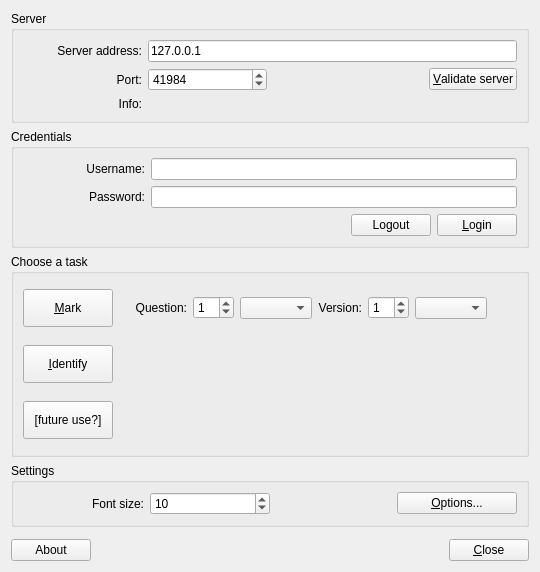
<?xml version="1.0" encoding="UTF-8"?>
<ui version="4.0">
 <author>
  Copyright (C) 2018-2024 The Plom Project Developers
  SPDX-License-Identifier: AGPL-3.0-or-later
 </author>
 <class>Chooser</class>
 <widget class="QWidget" name="Chooser">
  <property name="geometry">
   <rect>
    <x>0</x>
    <y>0</y>
    <width>540</width>
    <height>572</height>
   </rect>
  </property>
  <property name="windowTitle">
   <string>Plom Client</string>
  </property>
  <layout class="QVBoxLayout" name="verticalLayout">
   <item>
    <widget class="QGroupBox" name="serverGBox">
     <property name="enabled">
      <bool>true</bool>
     </property>
     <property name="title">
      <string>Server</string>
     </property>
     <layout class="QGridLayout" name="gridLayout" columnstretch="1,1,1,1">
      <item row="3" column="1" colspan="3">
       <widget class="QLabel" name="infoLabel">
        <property name="text">
         <string/>
        </property>
       </widget>
      </item>
      <item row="3" column="0">
       <widget class="QLabel" name="infoLabelStatic">
        <property name="text">
         <string>Info:</string>
        </property>
        <property name="alignment">
         <set>Qt::AlignmentFlag::AlignRight|Qt::AlignmentFlag::AlignTop|Qt::AlignmentFlag::AlignTrailing</set>
        </property>
       </widget>
      </item>
      <item row="1" column="0">
       <widget class="QLabel" name="serverLabel">
        <property name="text">
         <string>Server address:</string>
        </property>
        <property name="alignment">
         <set>Qt::AlignmentFlag::AlignRight|Qt::AlignmentFlag::AlignTrailing|Qt::AlignmentFlag::AlignVCenter</set>
        </property>
       </widget>
      </item>
      <item row="2" column="2" colspan="2">
       <layout class="QHBoxLayout" name="horizontalLayout_5">
        <item>
         <spacer name="horizontalSpacer">
          <property name="orientation">
           <enum>Qt::Orientation::Horizontal</enum>
          </property>
          <property name="sizeType">
           <enum>QSizePolicy::Policy::Expanding</enum>
          </property>
          <property name="sizeHint" stdset="0">
           <size>
            <width>40</width>
            <height>20</height>
           </size>
          </property>
         </spacer>
        </item>
        <item>
         <widget class="QPushButton" name="getServerInfoButton">
          <property name="text">
           <string>&amp;Validate server</string>
          </property>
         </widget>
        </item>
       </layout>
      </item>
      <item row="2" column="0">
       <widget class="QLabel" name="mportLabel">
        <property name="text">
         <string>Port:</string>
        </property>
        <property name="alignment">
         <set>Qt::AlignmentFlag::AlignRight|Qt::AlignmentFlag::AlignTrailing|Qt::AlignmentFlag::AlignVCenter</set>
        </property>
       </widget>
      </item>
      <item row="1" column="1" colspan="3">
       <widget class="QLineEdit" name="serverLE">
        <property name="text">
         <string>127.0.0.1</string>
        </property>
       </widget>
      </item>
      <item row="2" column="1">
       <widget class="QSpinBox" name="mportSB">
        <property name="maximum">
         <number>65535</number>
        </property>
        <property name="value">
         <number>41984</number>
        </property>
       </widget>
      </item>
     </layout>
    </widget>
   </item>
   <item>
    <widget class="QGroupBox" name="userGBox">
     <property name="enabled">
      <bool>true</bool>
     </property>
     <property name="title">
      <string>Credentials</string>
     </property>
     <layout class="QGridLayout" name="gridLayout_3" columnstretch="1,3">
      <item row="0" column="0">
       <widget class="QLabel" name="label">
        <property name="text">
         <string>Username:</string>
        </property>
        <property name="alignment">
         <set>Qt::AlignmentFlag::AlignRight|Qt::AlignmentFlag::AlignTrailing|Qt::AlignmentFlag::AlignVCenter</set>
        </property>
       </widget>
      </item>
      <item row="2" column="1">
       <widget class="QFrame" name="frame">
        <layout class="QHBoxLayout" name="horizontalLayout_3">
         <property name="leftMargin">
          <number>0</number>
         </property>
         <property name="topMargin">
          <number>0</number>
         </property>
         <property name="rightMargin">
          <number>0</number>
         </property>
         <property name="bottomMargin">
          <number>0</number>
         </property>
         <item>
          <widget class="QLabel" name="loginInfoLabel">
           <property name="text">
            <string/>
           </property>
          </widget>
         </item>
         <item>
          <spacer name="horizontalSpacer_6">
           <property name="orientation">
            <enum>Qt::Orientation::Horizontal</enum>
           </property>
           <property name="sizeHint" stdset="0">
            <size>
             <width>40</width>
             <height>20</height>
            </size>
           </property>
          </spacer>
         </item>
         <item>
          <widget class="QPushButton" name="logoutButton">
           <property name="text">
            <string>Logout</string>
           </property>
          </widget>
         </item>
         <item>
          <widget class="QPushButton" name="loginButton">
           <property name="text">
            <string>&amp;Login</string>
           </property>
          </widget>
         </item>
        </layout>
       </widget>
      </item>
      <item row="1" column="1">
       <widget class="QLineEdit" name="passwordLE">
        <property name="echoMode">
         <enum>QLineEdit::EchoMode::Password</enum>
        </property>
       </widget>
      </item>
      <item row="1" column="0">
       <widget class="QLabel" name="label_2">
        <property name="text">
         <string>Password:</string>
        </property>
        <property name="alignment">
         <set>Qt::AlignmentFlag::AlignRight|Qt::AlignmentFlag::AlignTrailing|Qt::AlignmentFlag::AlignVCenter</set>
        </property>
       </widget>
      </item>
      <item row="0" column="1">
       <widget class="QLineEdit" name="userLE"/>
      </item>
     </layout>
    </widget>
   </item>
   <item>
    <widget class="QGroupBox" name="markGBox">
     <property name="enabled">
      <bool>true</bool>
     </property>
     <property name="sizePolicy">
      <sizepolicy hsizetype="Preferred" vsizetype="Preferred">
       <horstretch>0</horstretch>
       <verstretch>1</verstretch>
      </sizepolicy>
     </property>
     <property name="title">
      <string>Choose a task</string>
     </property>
     <layout class="QGridLayout" name="gridLayout_2" rowstretch="1,6,2,6,2,6,1" columnstretch="3,0,0,1,0,1,1">
      <item row="3" column="0">
       <widget class="QPushButton" name="identifyButton">
        <property name="sizePolicy">
         <sizepolicy hsizetype="Minimum" vsizetype="MinimumExpanding">
          <horstretch>0</horstretch>
          <verstretch>0</verstretch>
         </sizepolicy>
        </property>
        <property name="text">
         <string>&amp;Identify</string>
        </property>
       </widget>
      </item>
      <item row="1" column="6">
       <spacer name="horizontalSpacer_4">
        <property name="orientation">
         <enum>Qt::Orientation::Horizontal</enum>
        </property>
        <property name="sizeHint" stdset="0">
         <size>
          <width>32</width>
          <height>20</height>
         </size>
        </property>
       </spacer>
      </item>
      <item row="1" column="2">
       <widget class="QLabel" name="pgLabel">
        <property name="text">
         <string>Question:</string>
        </property>
        <property name="alignment">
         <set>Qt::AlignmentFlag::AlignRight|Qt::AlignmentFlag::AlignTrailing|Qt::AlignmentFlag::AlignVCenter</set>
        </property>
       </widget>
      </item>
      <item row="0" column="0">
       <spacer name="verticalSpacer_3">
        <property name="orientation">
         <enum>Qt::Orientation::Vertical</enum>
        </property>
        <property name="sizeHint" stdset="0">
         <size>
          <width>20</width>
          <height>4</height>
         </size>
        </property>
       </spacer>
      </item>
      <item row="1" column="4">
       <widget class="QLabel" name="vlabel">
        <property name="text">
         <string>Version:</string>
        </property>
        <property name="alignment">
         <set>Qt::AlignmentFlag::AlignRight|Qt::AlignmentFlag::AlignTrailing|Qt::AlignmentFlag::AlignVCenter</set>
        </property>
       </widget>
      </item>
      <item row="1" column="3">
       <layout class="QHBoxLayout" name="pgLayout">
        <item>
         <widget class="QSpinBox" name="pgSB">
          <property name="value">
           <number>1</number>
          </property>
         </widget>
        </item>
        <item>
         <widget class="QComboBox" name="pgDrop"/>
        </item>
       </layout>
      </item>
      <item row="1" column="5">
       <layout class="QHBoxLayout" name="vLayout">
        <item>
         <widget class="QSpinBox" name="vSB">
          <property name="value">
           <number>1</number>
          </property>
         </widget>
        </item>
        <item>
         <widget class="QComboBox" name="vDrop"/>
        </item>
       </layout>
      </item>
      <item row="2" column="0">
       <spacer name="verticalSpacer">
        <property name="orientation">
         <enum>Qt::Orientation::Vertical</enum>
        </property>
        <property name="sizeHint" stdset="0">
         <size>
          <width>20</width>
          <height>5</height>
         </size>
        </property>
       </spacer>
      </item>
      <item row="6" column="0">
       <spacer name="verticalSpacer_4">
        <property name="orientation">
         <enum>Qt::Orientation::Vertical</enum>
        </property>
        <property name="sizeHint" stdset="0">
         <size>
          <width>20</width>
          <height>4</height>
         </size>
        </property>
       </spacer>
      </item>
      <item row="1" column="0">
       <widget class="QPushButton" name="markButton">
        <property name="sizePolicy">
         <sizepolicy hsizetype="MinimumExpanding" vsizetype="MinimumExpanding">
          <horstretch>0</horstretch>
          <verstretch>0</verstretch>
         </sizepolicy>
        </property>
        <property name="text">
         <string>&amp;Mark</string>
        </property>
       </widget>
      </item>
      <item row="5" column="0">
       <widget class="QPushButton" name="manageButton">
        <property name="sizePolicy">
         <sizepolicy hsizetype="Minimum" vsizetype="MinimumExpanding">
          <horstretch>0</horstretch>
          <verstretch>0</verstretch>
         </sizepolicy>
        </property>
        <property name="text">
         <string>[future use?]</string>
        </property>
       </widget>
      </item>
      <item row="4" column="0">
       <spacer name="verticalSpacer_2">
        <property name="orientation">
         <enum>Qt::Orientation::Vertical</enum>
        </property>
        <property name="sizeHint" stdset="0">
         <size>
          <width>20</width>
          <height>5</height>
         </size>
        </property>
       </spacer>
      </item>
      <item row="1" column="1">
       <spacer name="horizontalSpacer_5">
        <property name="orientation">
         <enum>Qt::Orientation::Horizontal</enum>
        </property>
        <property name="sizeHint" stdset="0">
         <size>
          <width>16</width>
          <height>20</height>
         </size>
        </property>
       </spacer>
      </item>
     </layout>
    </widget>
   </item>
   <item>
    <widget class="QGroupBox" name="settingsBox">
     <property name="title">
      <string>Settings</string>
     </property>
     <layout class="QHBoxLayout" name="horizontalLayout_2" stretch="1,1,1,1">
      <item>
       <widget class="QLabel" name="fontLabel">
        <property name="sizePolicy">
         <sizepolicy hsizetype="Expanding" vsizetype="Preferred">
          <horstretch>0</horstretch>
          <verstretch>0</verstretch>
         </sizepolicy>
        </property>
        <property name="text">
         <string>Font size:</string>
        </property>
        <property name="alignment">
         <set>Qt::AlignmentFlag::AlignRight|Qt::AlignmentFlag::AlignTrailing|Qt::AlignmentFlag::AlignVCenter</set>
        </property>
       </widget>
      </item>
      <item>
       <widget class="QSpinBox" name="fontSB">
        <property name="sizePolicy">
         <sizepolicy hsizetype="Expanding" vsizetype="Fixed">
          <horstretch>0</horstretch>
          <verstretch>0</verstretch>
         </sizepolicy>
        </property>
        <property name="minimum">
         <number>4</number>
        </property>
        <property name="maximum">
         <number>24</number>
        </property>
        <property name="value">
         <number>10</number>
        </property>
       </widget>
      </item>
      <item>
       <spacer name="horizontalSpacer_2">
        <property name="orientation">
         <enum>Qt::Orientation::Horizontal</enum>
        </property>
        <property name="sizeHint" stdset="0">
         <size>
          <width>0</width>
          <height>0</height>
         </size>
        </property>
       </spacer>
      </item>
      <item>
       <widget class="QPushButton" name="optionsButton">
        <property name="text">
         <string>&amp;Options...</string>
        </property>
       </widget>
      </item>
     </layout>
    </widget>
   </item>
   <item>
    <widget class="QFrame" name="taskGBox">
     <property name="sizePolicy">
      <sizepolicy hsizetype="Preferred" vsizetype="Minimum">
       <horstretch>0</horstretch>
       <verstretch>0</verstretch>
      </sizepolicy>
     </property>
     <layout class="QHBoxLayout" name="horizontalLayout">
      <property name="leftMargin">
       <number>0</number>
      </property>
      <property name="topMargin">
       <number>6</number>
      </property>
      <property name="rightMargin">
       <number>0</number>
      </property>
      <property name="bottomMargin">
       <number>0</number>
      </property>
      <item>
       <widget class="QPushButton" name="aboutButton">
        <property name="text">
         <string>About</string>
        </property>
       </widget>
      </item>
      <item>
       <spacer name="horizontalSpacer_3">
        <property name="orientation">
         <enum>Qt::Orientation::Horizontal</enum>
        </property>
        <property name="sizeHint" stdset="0">
         <size>
          <width>0</width>
          <height>0</height>
         </size>
        </property>
       </spacer>
      </item>
      <item>
       <widget class="QPushButton" name="closeButton">
        <property name="text">
         <string>&amp;Close</string>
        </property>
       </widget>
      </item>
     </layout>
    </widget>
   </item>
  </layout>
 </widget>
 <tabstops>
  <tabstop>serverLE</tabstop>
  <tabstop>mportSB</tabstop>
  <tabstop>getServerInfoButton</tabstop>
  <tabstop>userLE</tabstop>
  <tabstop>passwordLE</tabstop>
  <tabstop>loginButton</tabstop>
  <tabstop>logoutButton</tabstop>
  <tabstop>pgSB</tabstop>
  <tabstop>pgDrop</tabstop>
  <tabstop>vSB</tabstop>
  <tabstop>vDrop</tabstop>
  <tabstop>markButton</tabstop>
  <tabstop>identifyButton</tabstop>
  <tabstop>manageButton</tabstop>
  <tabstop>fontSB</tabstop>
  <tabstop>optionsButton</tabstop>
  <tabstop>aboutButton</tabstop>
  <tabstop>closeButton</tabstop>
 </tabstops>
 <resources/>
 <connections/>
</ui>
